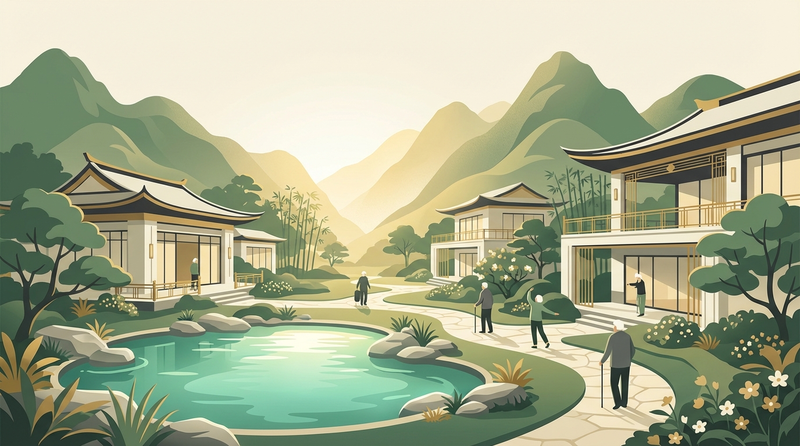
#> input picture assets/hero_banner.png, 800 x 446 px
$ python -i generate_all_images.py   (imports and definitions only)
#> lines starting #> are read from the running program, lines starting #| are printed output that depends on the picture
"""
Generate all images using Gemini gemini-3-pro-image-preview (Nano Banana Pro).
Includes: 1 hero banner + 12 tip illustrations.
"""

import os
from dotenv import load_dotenv
from google import genai

# [1 line not run here, left out]
api_key = os.environ.get("GEMINI_API_KEY")
# [2 lines not run here, left out]
client = genai.Client(api_key=api_key)
MODEL = "gemini-3-pro-image-preview"  # Nano Banana Pro — 唯一允許的生圖模型

# Premium style directive shared by all prompts
STYLE = (
    "Ultra-premium minimalist illustration. Square 1:1 aspect ratio. "
    "Color palette: warm ivory (#F9F6F0) background, deep gold (#B08D57) accents, "
    "charcoal (#2C2C2C) details, sage green (#4A7C59) highlights. "
    "Style: elegant vector art with subtle gradients and soft shadows, "
    "inspired by luxury real estate brochures and Apple keynote slides. "
    "No text, no watermarks. Clean composition with plenty of negative space. "
    "Professional, sophisticated, trustworthy. "
    "All text must be perfectly clear, accurate, and free of any garbled characters."
)

HERO = (
    "hero",
    "assets/hero_banner.png",
    "Wide panoramic illustration (16:9 aspect ratio) of a premium retirement community "
    "nestled in lush green mountains with a serene turquoise natural cold spring pool in the foreground. "
    "Modern elegant low-rise buildings with traditional Asian architectural accents blend into the landscape. "
    "Golden morning light filtering through the mountains. A few senior residents walking on garden paths. "
    "The scene conveys luxury, serenity, nature, and wellbeing. " + STYLE
)

TIPS = [
    ("tip_flywheel",
     "assets/tips/tip_flywheel.png",
     "Elegant circular diagram showing a golden flywheel mechanism with 5 nodes connected by flowing arrows: "
     "Insurance shield icon -> Trust badge icon -> People silhouettes -> Building with high occupancy -> "
     "Reputation star icon -> back to Insurance. Each node is a refined gold icon on ivory. " + STYLE),

    ("tip_default_loss",
     "assets/tips/tip_default_loss.png",
     "Split-screen illustration: left side shows a muted, faded dashboard with a declining red line chart. "
     "Right side shows the same dashboard glowing with warm gold light, line chart rising upward, "
     "with a hand adjusting golden slider controls. Transformation concept. " + STYLE),

    ("tip_chart_reading",
     "assets/tips/tip_chart_reading.png",
     "Elegant financial chart illustration: a bold dark line with a soft blue-gold gradient confidence band. "
     "Horizontal zero line divides the chart — above is tinted warm sage green, below is tinted soft rose. "
     "An arrow points to where the line crosses zero (breakeven). " + STYLE),

    ("tip_insurance",
     "assets/tips/tip_insurance.png",
     "A refined golden shield icon merging with an umbrella symbol and a house silhouette. "
     "The shield has a subtle warm glow. Represents insurance-linked retirement protection. "
     "Floating golden particles suggest value creation. " + STYLE),

    ("tip_stress_test",
     "assets/tips/tip_stress_test.png",
     "Six elegant icon tiles arranged in a 2x3 grid, each representing a stress scenario: "
     "economic downturn (declining bar chart), exit wave (outward arrows), trust crisis (cracked shield), "
     "cost spike (upward arrow on coins), compound disaster (overlapping storm symbols), "
     "zero demand (empty building). Muted warm tones on ivory background. " + STYLE),

    ("tip_cold_spring",
     "assets/tips/tip_cold_spring.png",
     "Premium illustration of Suao cold spring: crystal clear turquoise water in a natural stone pool, "
     "surrounded by verdant mountains. Small elegant wooden pavilion with warm golden light. "
     "Bubbles rising from the spring surface. Serene, luxurious spa atmosphere. " + STYLE),

    ("tip_brand_aging",
     "assets/tips/tip_brand_aging.png",
     "Elegant before/after concept: left portion shows a community with muted sepia tones and aging symbols. "
     "Right portion shows the same community vibrant with mixed-generation residents, warm golden light, "
     "green plants, and activity. A flowing golden arrow connects left to right showing transformation. " + STYLE),

    ("tip_advanced_mode",
     "assets/tips/tip_advanced_mode.png",
     "Refined control panel illustration with multiple precision sliders, dials, and toggle switches, "
     "all in gold and ivory color scheme. One slider is highlighted with a warm glow and a magnifying glass "
     "hovering over it, suggesting fine-tuning capability. Dashboard aesthetic. " + STYLE),

    ("tip_ai_advisor",
     "assets/tips/tip_ai_advisor.png",
     "Elegant AI analysis concept: a sleek brain-circuit icon in gold next to a multi-section document "
     "with miniature charts, bullet points, and highlighted insights. A speech bubble with a lightbulb "
     "symbol emerges from the brain. Professional advisory aesthetic. " + STYLE),

    ("tip_industry_numbers",
     "assets/tips/tip_industry_numbers.png",
     "Three elegant metric cards floating on ivory background: "
     "first card shows '85%' with a gauge icon (occupancy), "
     "second shows '250' with a calendar icon (cash reserve days), "
     "third shows '60-70%' with a people icon (staffing ratio). "
     "Gold accent borders, refined typography feel. " + STYLE),

    ("tip_waterfall",
     "assets/tips/tip_waterfall.png",
     "Premium waterfall chart illustration: elegant green bars rising (income sources) and "
     "muted rose bars descending (cost items), with a final gold bar showing net result. "
     "Clean gridlines, sophisticated financial report aesthetic. " + STYLE),

    ("tip_h_hotel",
     "assets/tips/tip_h_hotel.png",
     "Elegant illustration of a boutique luxury hotel with warm golden lighting, connected by "
     "a flowing dotted golden path to a retirement community campus. Small sophisticated figures "
     "walking from hotel toward community. Premium hospitality-to-residential pipeline concept. " + STYLE),
]


def generate_image(name, filepath, prompt):
    """Generate a single image using Nano Banana Pro."""
    response = client.models.generate_content(
        model=MODEL,
        contents=prompt,
        config=genai.types.GenerateContentConfig(
            response_modalities=["TEXT", "IMAGE"],
        ),
    )

    for part in response.candidates[0].content.parts:
        if part.inline_data is not None:
            os.makedirs(os.path.dirname(filepath), exist_ok=True)
            with open(filepath, "wb") as f:
                f.write(part.inline_data.data)
            size_kb = len(part.inline_data.data) // 1024
            print(f"  Saved: {filepath} ({size_kb}KB)")
            return True

    print(f"  FAILED: {name} - no image in response")
    return False


def compress_image(filepath, max_size=240):
    """Compress to 1:1 square for tips, keep hero as banner."""
#> called with filepath = 'assets/hero_banner.png', max_size = 240
    from PIL import Image
    img = Image.open(filepath)
#> img is the input picture: PIL image 800x446 RGB; mean R, G, B 168.8, 174.6, 144.4
    if "hero" in filepath:
        w, h = img.size
#> w = 800; h = 446
        new_w = 1200
        target_ratio = 4.0
        current_ratio = w / h
#> current_ratio = 1.79
        if current_ratio < target_ratio:
            new_h = int(w / target_ratio)
#> new_h = 200
            top = (h - new_h) // 2
#> top = 123
            img = img.crop((0, top, w, top + new_h))
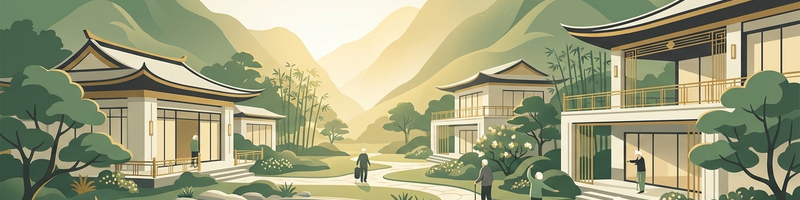
#> img: PIL image 800x200 RGB; mean R, G, B 157.8, 159.2, 124.2
        else:
            new_w_crop = int(h * target_ratio)
            left = (w - new_w_crop) // 2
            img = img.crop((left, 0, left + new_w_crop, h))
        img = img.resize((1200, 300), Image.LANCZOS)
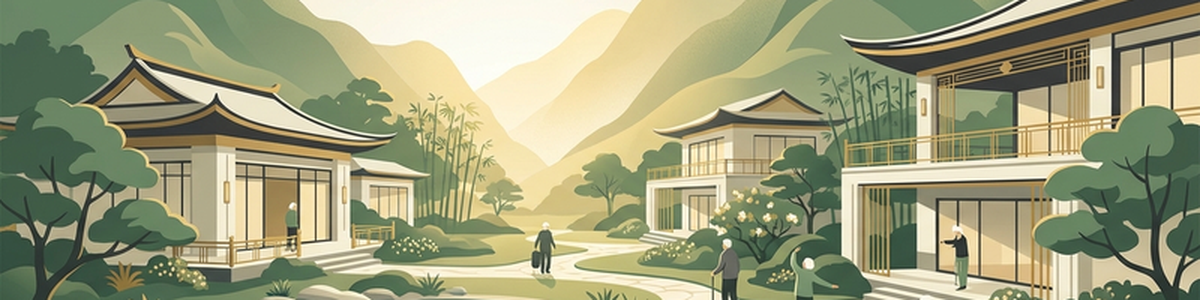
#> img: PIL image 1200x300 RGB; mean R, G, B 157.7, 159.2, 124.2
    else:
        # Tips: crop to 1:1 square then resize
        w, h = img.size
        s = min(w, h)
        left = (w - s) // 2
        top = (h - s) // 2
        img = img.crop((left, top, left + s, top + s))
        img = img.resize((max_size, max_size), Image.LANCZOS)
    img.save(filepath, 'PNG', optimize=True)
    new_size = os.path.getsize(filepath)
    print(f"  Compressed: {new_size // 1024}KB")


# [15 lines not run here, left out]

>>> result = compress_image('assets/hero_banner.png')
